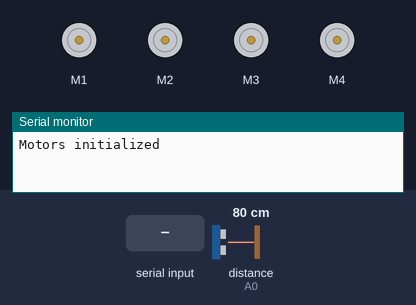
The sketch below on a simulated Arduino Uno, built with avr-gcc and run on an emulated ATmega328P. Shown: 4 × DC motor (green arrow = forward, orange = backward, longer = faster), the last lines printed to the serial monitor. Inputs (shaded band) come from the test bench; at power-on: distance to the obstacle (sensor on A0) 80 cm. The echo pulse lasts 58.3 µs per cm.

Above: at 1.2 s.
1.3 s: "f" received over the second serial link
At 1.44 s:
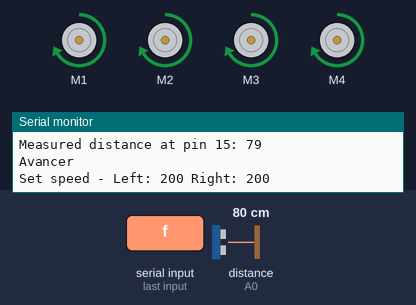
4.3 s: distance to the obstacle (sensor on A0) set to 29 cm
7.3 s: distance to the obstacle (sensor on A0) set to 23 cm
At 7.7 s:
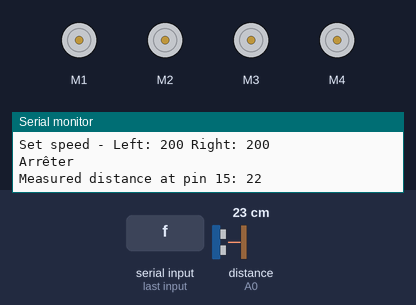
8.8 s: "b" received over the second serial link
At 9.4 s:
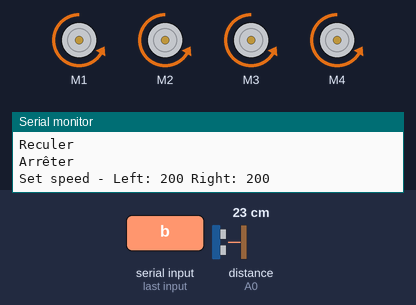
11.0 s: "l" received over the second serial link
At 11.6 s:
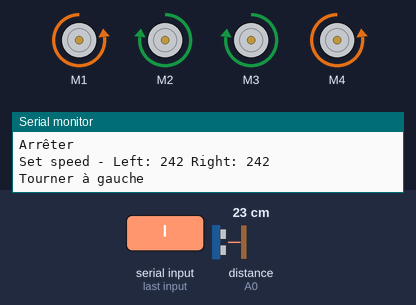
13.2 s: "r" received over the second serial link
At 13.8 s:
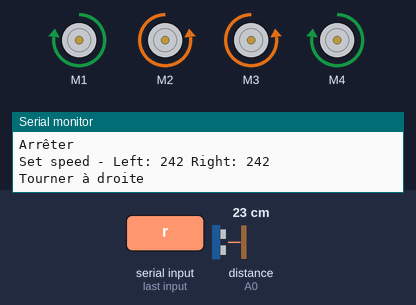
Timing chart, 0 to 16.2 s (numbered marks = the images above; inputs shaded):
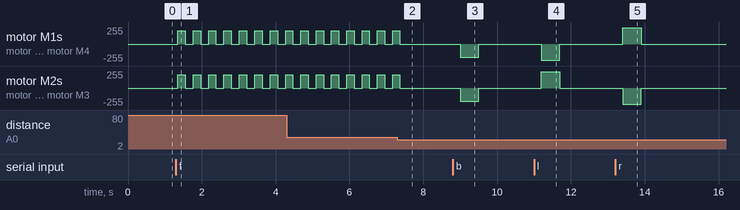

The sketch:

code_final.ino
```cpp
#include <AFMotor.h>
#include <SoftwareSerial.h>

SoftwareSerial bluetoothSerial(10, 11); // RX, TX

#define TRIGGER_AVANT A1
#define ECHO_AVANT A0
#define TRIGGER_GAUCHE A4
#define ECHO_GAUCHE A5
#define TRIGGER_DROIT A2
#define ECHO_DROIT A3

const int distanceCible = 25; // Seuil de distance en cm
const int maxDistance = 400; // Distance maximale pour considération valide

#define LEFT 0
#define RIGHT 1

AF_DCMotor motor1(1);
AF_DCMotor motor2(2);
AF_DCMotor motor3(3);
AF_DCMotor motor4(4);

void setup() {
  Serial.begin(9600); // Initialisation de la communication série
  bluetoothSerial.begin(9600);  // Communication Bluetooth
  pinMode(TRIGGER_AVANT, OUTPUT);
  pinMode(ECHO_AVANT, INPUT);
  pinMode(TRIGGER_GAUCHE, OUTPUT);
  pinMode(ECHO_GAUCHE, INPUT);
  pinMode(TRIGGER_DROIT, OUTPUT);
  pinMode(ECHO_DROIT, INPUT);

  // Initialisation des moteurs
  initMotors();
}

void loop() {
  if (bluetoothSerial.available()) {
    char command = bluetoothSerial.read();
    Serial.print("Received: ");
    Serial.println(command);
    executeCommand(command);
  }
  if (Serial.available()) {
    char sendChar = Serial.read();
    bluetoothSerial.print(sendChar);
  }
}

void initMotors() {
  motor1.setSpeed(0);
  motor1.run(RELEASE);
  motor2.setSpeed(0);
  motor2.run(RELEASE);
  motor3.setSpeed(0);
  motor3.run(RELEASE);
  motor4.setSpeed(0);
  motor4.run(RELEASE);
  Serial.println("Motors initialized");
}

long mesurerDistance(int triggerPin, int echoPin) {
  digitalWrite(triggerPin, LOW);
  delayMicroseconds(2);
  digitalWrite(triggerPin, HIGH);
  delayMicroseconds(10);
  digitalWrite(triggerPin, LOW);
  long duration = pulseIn(echoPin, HIGH);
  long distance = duration * 0.034 / 2;
  if (distance == 0 || distance > maxDistance) {
    distance = maxDistance;
  }
  Serial.print("Measured distance at pin ");
  Serial.print(triggerPin);
  Serial.print(": ");
  Serial.println(distance);
  return distance;
}

void setSpeed(int vitesseGauche, int vitesseDroit) {
  motor1.setSpeed(vitesseGauche);
  motor2.setSpeed(vitesseDroit);
  motor3.setSpeed(vitesseDroit);
  motor4.setSpeed(vitesseGauche);
  Serial.print("Set speed - Left: ");
  Serial.print(vitesseGauche);
  Serial.print(" Right: ");
  Serial.println(vitesseDroit);
}

void avancer(int vitesseGauche, int vitesseDroit) {
  Serial.println("Avancer");
  setSpeed(vitesseGauche, vitesseDroit);
  motor1.run(FORWARD);
  motor2.run(FORWARD);
  motor3.run(FORWARD);
  motor4.run(FORWARD);
  delay(200);
  arreter();
}

void reculer(int vitesseGauche, int vitesseDroit, int temps) {
  Serial.println("Reculer");
  arreter();
  setSpeed(vitesseGauche, vitesseDroit);
  motor1.run(BACKWARD);
  motor2.run(BACKWARD);
  motor3.run(BACKWARD);
  motor4.run(BACKWARD);
  delay(temps);
  arreter();
}

void arreter() {
  Serial.println("Arrêter");
  motor1.run(RELEASE);
  motor2.run(RELEASE);
  motor3.run(RELEASE);
  motor4.run(RELEASE);
  delay(200);
}

void tourner(int direction, int vitesse, int temps) {
  arreter();
  setSpeed(vitesse, vitesse);
  if (direction == LEFT) {
    Serial.println("Tourner à gauche");
    motor1.run(BACKWARD);
    motor2.run(FORWARD);
    motor3.run(FORWARD);
    motor4.run(BACKWARD);
  } else if (direction == RIGHT) {
    Serial.println("Tourner à droite");
    motor1.run(FORWARD);
    motor2.run(BACKWARD);
    motor3.run(BACKWARD);
    motor4.run(FORWARD);
  }
  delay(temps);
  arreter();
}

void suivreMur(int triggerPin, int echoPin, bool isLeft) {
  long distance = mesurerDistance(triggerPin, echoPin);
  float erreur = distance - distanceCible;

  Serial.print("Suivre mur - Distance: ");
  Serial.print(distance);
  Serial.print(" Erreur: ");
  Serial.println(erreur);

   // Vérifier si la distance mesurée est nulle ou très grande
  if (distance != 0 && distance < 400 ) {
    // Calculer les vitesses des moteurs en fonction de l'erreur
    float vitesseGauche, vitesseDroit;
    if(isLeft==true){
      if (erreur < 0) {
        vitesseGauche = 225;
        vitesseDroit = 100;
        avancer(vitesseGauche, vitesseDroit);
      } else if (erreur > 0) {
        vitesseGauche = 100;
        vitesseDroit = 225;
        avancer(vitesseGauche, vitesseDroit);
      } else {
        vitesseGauche = 200;
        vitesseDroit = 200;
        avancer(vitesseGauche, vitesseDroit);
      }
    } else {
      if (erreur > 0) {
        vitesseGauche = 225;
        vitesseDroit = 100;
        avancer(vitesseGauche, vitesseDroit);
      } else if (erreur < 0) {
        vitesseGauche = 100;
        vitesseDroit = 225;
        avancer(vitesseGauche, vitesseDroit);
      } else {
        vitesseGauche = 200;
        vitesseDroit = 200;
        avancer(vitesseGauche, vitesseDroit);
      }
    }
  }
}

void modeAuto() {
  while (true) {
    if (bluetoothSerial.available() && bluetoothSerial.read() == 's') {
      arreter();
      return;
    }

    long distanceAvant = mesurerDistance(TRIGGER_AVANT, ECHO_AVANT);
    Serial.print("Mode auto - Distance avant: ");
    Serial.println(distanceAvant);

    // Avancer jusqu'à ce qu'un mur soit détecté devant
    while (distanceAvant > distanceCible) {
      if (bluetoothSerial.available() && bluetoothSerial.read() == 's') {
        arreter();
        return;
      }
      avancer(200, 200);
      distanceAvant = mesurerDistance(TRIGGER_AVANT, ECHO_AVANT);
    }

    // Reculer un peu et décider de la direction à suivre
    reculer(150, 150, 200);

    long distanceGauche = mesurerDistance(TRIGGER_GAUCHE, ECHO_GAUCHE);
    long distanceDroit = mesurerDistance(TRIGGER_DROIT, ECHO_DROIT);

    Serial.print("Distances - Gauche: ");
    Serial.print(distanceGauche);
    Serial.print(" Droite: ");
    Serial.println(distanceDroit);

    if (distanceDroit > distanceGauche) {
      tourner(RIGHT, 242, 500);
      while ((distanceAvant = mesurerDistance(TRIGGER_AVANT, ECHO_AVANT)) > distanceCible) {
        if (bluetoothSerial.available() && bluetoothSerial.read() == 's') {
          arreter();
          return;
        }
        suivreMur(TRIGGER_GAUCHE, ECHO_GAUCHE, true);
      }
    } else {
      tourner(LEFT, 242, 500);
      while ((distanceAvant = mesurerDistance(TRIGGER_AVANT, ECHO_AVANT)) > distanceCible) {
        if (bluetoothSerial.available() && bluetoothSerial.read() == 's') {
          arreter();
          return;
        }
        suivreMur(TRIGGER_DROIT, ECHO_DROIT, false);
      }
    }
  }
}

void executeCommand(char cmd) {
  Serial.print("Executing command: ");
  Serial.println(cmd);

  if (cmd == 'f') {
    long distanceAvant = mesurerDistance(TRIGGER_AVANT, ECHO_AVANT);
    while (distanceAvant > distanceCible) {
      if (bluetoothSerial.available() && bluetoothSerial.read() == 's') {
        arreter();
        return;
      }
      avancer(200, 200);
      distanceAvant = mesurerDistance(TRIGGER_AVANT, ECHO_AVANT);
    }
  } else if (cmd == 'b') {
    reculer(200, 200, 500);
  } else if (cmd == 'l') {
    tourner(LEFT, 242, 500);
  } else if (cmd == 'r') {
    tourner(RIGHT, 242, 500);
  } else if (cmd == 's') {
    arreter();
  } else if (cmd == 'a') {
    modeAuto();
  }
}
```

Measured:
- the behaviour switches between 27 and 26 cm on distance to the obstacle (sensor on A0) (found by bisection; images 1 and 2)
- after the input at 1.3 s, motor M1–4: alternates forward 200/255 for 0.20 s and stopped for 0.22 s, starting after 0.05 s
- after the input at 7.3 s, motor M1–4: goes on until 7.4 s, then stays stopped
- after the input at 8.8 s, motor M1–4: stopped → backward 200/255 after 0.20 s, → stopped 0.50 s later
- after the input at 11.0 s, motor M1, motor M4: stopped → backward 242/255 after 0.20 s, → stopped 0.50 s later; motor M2, motor M3: stopped → forward 242/255 after 0.20 s, → stopped 0.50 s later
- after the input at 13.2 s, motor M1, motor M4: stopped → forward 242/255 after 0.20 s, → stopped 0.50 s later; motor M2, motor M3: stopped → backward 242/255 after 0.20 s, → stopped 0.50 s later
